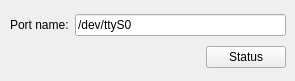
          <widget class="QWidget" name="tab_12">
           <attribute name="title">
            <string>Monstrum X-Y</string>
           </attribute>
           <widget class="QWidget" name="layoutWidget">
            <property name="geometry">
             <rect>
              <x>10</x>
              <y>10</y>
              <width>276</width>
              <height>62</height>
             </rect>
            </property>
            <layout class="QGridLayout" name="gridLayout_11">
             <item row="0" column="0">
              <widget class="QLabel" name="label_36">
               <property name="text">
                <string>Port name:</string>
               </property>
              </widget>
             </item>
             <item row="0" column="1" colspan="2">
              <widget class="QLineEdit" name="monstrumPort">
               <property name="text">
                <string>/dev/ttyS0</string>
               </property>
              </widget>
             </item>
             <item row="1" column="1">
              <spacer name="horizontalSpacer_2">
               <property name="orientation">
                <enum>Qt::Horizontal</enum>
               </property>
               <property name="sizeHint" stdset="0">
                <size>
                 <width>40</width>
                 <height>20</height>
                </size>
               </property>
              </spacer>
             </item>
             <item row="1" column="2">
              <widget class="QPushButton" name="monstrumStatusBtn">
               <property name="text">
                <string>Status</string>
               </property>
              </widget>
             </item>
            </layout>
           </widget>
          </widget>
